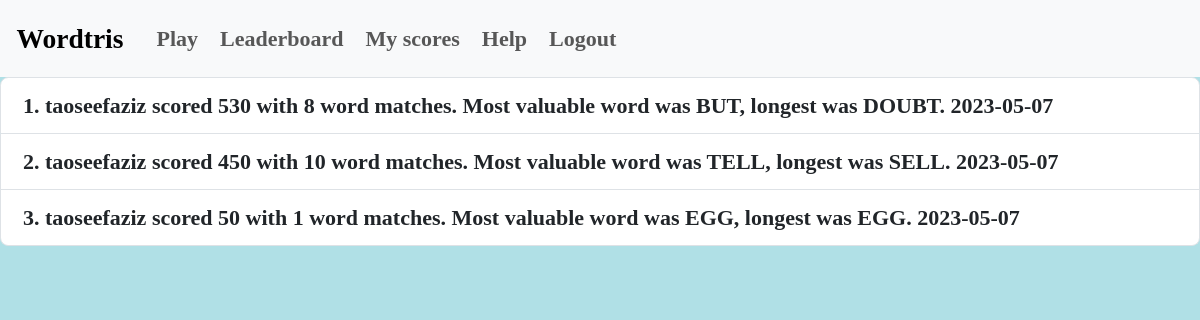
The page /scores (signed in) on the database as committed earlier.
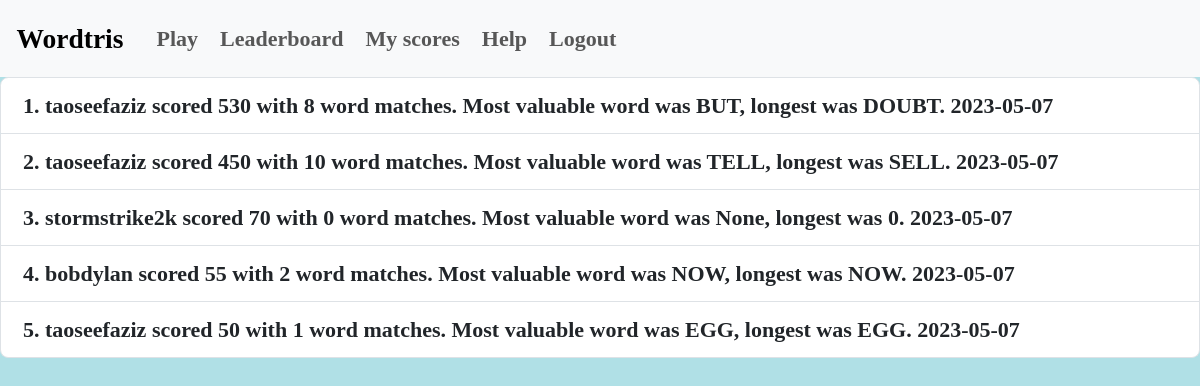
The same page on the database as committed later.
### game/models.py (models this page shows)
class Game(models.Model):
    score = models.IntegerField()
    words_matched = models.IntegerField(null='True',blank=True)
    longest_word = models.CharField(max_length=10, null='True',blank=True)
    most_valuable_word = models.CharField(max_length=10,null='True', blank=True)
    date_played = models.DateField(default=datetime.date.today,null='True', blank=True)
    player = models.ForeignKey(User, on_delete=models.CASCADE)
    def __str__(self):
        return f"{self.player.username} scored {self.score} with {self.words_matched} word matches. Most valuable word was {self.most_valuable_word}, longest was {self.longest_word}. {self.date_played}"

### game/views.py (the view)
# urls.py: path('scores', views.scores,name='scores'),
def scores(request):
    scoresList = Game.objects.all().order_by('-score')[0:25]
    return render(request, 'game/scores.html', {'scoresList': scoresList, 'num_scores': range(20)})

### game/templates/game/scores.html
{% extends 'game/base.html' %}
{% block content %}
    {% if user and user.is_authenticated %}
            <ul class="list-group list-group-numbered"></ol>
                {% for score in scoresList %}
                        <li class="list-group-item">{{ score }}</li>
                {% endfor %}
            </ul>
    {% else %}
        <center class="container">
            <h1>Login to view scores!</h1>
            <div><a href="{% url 'login' %}">Login here</a></div>
        </center>
    {% endif %}
{% endblock %}

### game/templates/game/base.html (shortened to what this page needs)
<!DOCTYPE html>
<html lang="en" dir="ltr">
  <head>
    <link href="https://cdn.jsdelivr.net/npm/bootstrap@5.3.0-alpha3/dist/css/bootstrap.min.css" rel="stylesheet">
    {% load static %}
    <link rel="stylesheet" href="{% static 'css/style.css' %}"></link>
  </head>
  <body>
    {% include 'game/navbar.html' %}
      {% block content %}
      {% endblock %}
  </body>
</html>

### game/templates/game/navbar.html (shortened to what this page needs)
<nav class="navbar navbar-expand-lg bg-body-tertiary">
    <div class="container-fluid">
      <a class="navbar-brand" href="#">Wordtris</a>
      <div class="collapse navbar-collapse" id="navbarSupportedContent">
        <ul class="navbar-nav me-auto mb-2 mb-lg-0">
          <li class="nav-item">
            <a class="nav-link" href="{% url 'game' %}">Play</a>
          </li>
          <li class="nav-item">
            <a class="nav-link" href="{% url 'scores' %}">Leaderboard</a>
          </li>
          <li class="nav-item">
            <a class="nav-link" href="{% url 'my_scores' %}">My scores</a>
          </li>
          <li class="nav-item">
            <a class="nav-link" href="{% url 'help' %}">Help</a>
          </li>
          {% if user.is_authenticated %}
            <li class="nav-item">
                <a class="nav-link" href="{% url 'logout' %}">Logout</a>
            </li>
          {% endif %}
        </ul>
      </div>
    </div>
  </nav>

### static/css/style.css (style rules this page uses)
:root { --button_top: 15%; --save_button_top: 10%; --data_top: 20%; --content_top: 30%; --button_right: 50%; --data_right: 53%; --msg_right: 45%; --content_right: 24%; --words_right: 30%; --scale: 1.5; }
html, body { height: 100%; margin: 0; padding: 0; background-color: powderblue; }
* { box-sizing: border-box; font-family: 'Varela Round'; font-size: calc(22px); font-weight: bold; }

Rows that differ between the two databases and show on the page:
added Game: player+score+words_matched "stormstrike2k scored 70 with 0 word matches. Most valuable word was None, longest was 0. 2023-05-07"
added Game: player+score+words_matched "bobdylan scored 55 with 2 word matches. Most valuable word was NOW, longest was NOW. 2023-05-07"
